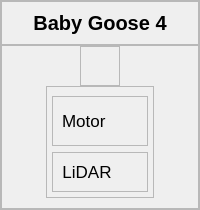
                        <widget class="QFrame" name="card_4">
                         <property name="minimumSize">
                          <size>
                           <width>120</width>
                           <height>0</height>
                          </size>
                         </property>
                         <property name="frameShape">
                          <enum>QFrame::StyledPanel</enum>
                         </property>
                         <property name="frameShadow">
                          <enum>QFrame::Raised</enum>
                         </property>
                         <layout class="QVBoxLayout" name="verticalLayout_30">
                          <property name="spacing">
                           <number>0</number>
                          </property>
                          <property name="leftMargin">
                           <number>0</number>
                          </property>
                          <property name="topMargin">
                           <number>0</number>
                          </property>
                          <property name="rightMargin">
                           <number>0</number>
                          </property>
                          <property name="bottomMargin">
                           <number>0</number>
                          </property>
                          <item>
                           <widget class="QFrame" name="frame_29">
                            <property name="frameShape">
                             <enum>QFrame::StyledPanel</enum>
                            </property>
                            <property name="frameShadow">
                             <enum>QFrame::Raised</enum>
                            </property>
                            <layout class="QHBoxLayout" name="horizontalLayout_20">
                             <item>
                              <widget class="QLabel" name="label_25">
                               <property name="font">
                                <font>
                                 <pointsize>15</pointsize>
                                 <weight>75</weight>
                                 <bold>true</bold>
                                </font>
                               </property>
                               <property name="text">
                                <string>Baby Goose 4</string>
                               </property>
                               <property name="alignment">
                                <set>Qt::AlignCenter</set>
                               </property>
                              </widget>
                             </item>
                            </layout>
                           </widget>
                          </item>
                          <item>
                           <widget class="QFrame" name="frame_36">
                            <property name="sizePolicy">
                             <sizepolicy hsizetype="Preferred" vsizetype="Preferred">
                              <horstretch>0</horstretch>
                              <verstretch>0</verstretch>
                             </sizepolicy>
                            </property>
                            <property name="frameShape">
                             <enum>QFrame::StyledPanel</enum>
                            </property>
                            <property name="frameShadow">
                             <enum>QFrame::Raised</enum>
                            </property>
                            <layout class="QVBoxLayout" name="verticalLayout_34">
                             <property name="spacing">
                              <number>0</number>
                             </property>
                             <property name="leftMargin">
                              <number>0</number>
                             </property>
                             <property name="topMargin">
                              <number>0</number>
                             </property>
                             <property name="rightMargin">
                              <number>0</number>
                             </property>
                             <property name="bottomMargin">
                              <number>10</number>
                             </property>
                             <item alignment="Qt::AlignHCenter|Qt::AlignVCenter">
                              <widget class="QFrame" name="frame_25">
                               <property name="frameShape">
                                <enum>QFrame::StyledPanel</enum>
                               </property>
                               <property name="frameShadow">
                                <enum>QFrame::Raised</enum>
                               </property>
                               <layout class="QHBoxLayout" name="horizontalLayout_26">
                                <item alignment="Qt::AlignHCenter|Qt::AlignVCenter">
                                 <widget class="QLabel" name="label_status_b4">
                                  <property name="minimumSize">
                                   <size>
                                    <width>20</width>
                                    <height>20</height>
                                   </size>
                                  </property>
                                  <property name="maximumSize">
                                   <size>
                                    <width>30</width>
                                    <height>30</height>
                                   </size>
                                  </property>
                                  <property name="font">
                                   <font>
                                    <pointsize>13</pointsize>
                                    <weight>75</weight>
                                    <bold>true</bold>
                                   </font>
                                  </property>
                                  <property name="text">
                                   <string/>
                                  </property>
                                  <property name="alignment">
                                   <set>Qt::AlignCenter</set>
                                  </property>
                                 </widget>
                                </item>
                               </layout>
                              </widget>
                             </item>
                             <item alignment="Qt::AlignHCenter|Qt::AlignVCenter">
                              <widget class="QFrame" name="frame_26">
                               <property name="sizePolicy">
                                <sizepolicy hsizetype="Preferred" vsizetype="Preferred">
                                 <horstretch>0</horstretch>
                                 <verstretch>0</verstretch>
                                </sizepolicy>
                               </property>
                               <property name="minimumSize">
                                <size>
                                 <width>0</width>
                                 <height>84</height>
                                </size>
                               </property>
                               <property name="frameShape">
                                <enum>QFrame::StyledPanel</enum>
                               </property>
                               <property name="frameShadow">
                                <enum>QFrame::Raised</enum>
                               </property>
                               <layout class="QVBoxLayout" name="verticalLayout_35">
                                <property name="leftMargin">
                                 <number>5</number>
                                </property>
                                <property name="rightMargin">
                                 <number>5</number>
                                </property>
                                <property name="bottomMargin">
                                 <number>5</number>
                                </property>
                                <item alignment="Qt::AlignVCenter">
                                 <widget class="QFrame" name="frame_mt_b4">
                                  <property name="sizePolicy">
                                   <sizepolicy hsizetype="Expanding" vsizetype="Preferred">
                                    <horstretch>0</horstretch>
                                    <verstretch>0</verstretch>
                                   </sizepolicy>
                                  </property>
                                  <property name="cursor">
                                   <cursorShape>ArrowCursor</cursorShape>
                                  </property>
                                  <property name="frameShape">
                                   <enum>QFrame::StyledPanel</enum>
                                  </property>
                                  <property name="frameShadow">
                                   <enum>QFrame::Raised</enum>
                                  </property>
                                  <layout class="QHBoxLayout" name="horizontalLayout_33">
                                   <item alignment="Qt::AlignLeft|Qt::AlignVCenter">
                                    <widget class="QLabel" name="label_31">
                                     <property name="font">
                                      <font>
                                       <pointsize>13</pointsize>
                                      </font>
                                     </property>
                                     <property name="text">
                                      <string>Motor</string>
                                     </property>
                                    </widget>
                                   </item>
                                   <item alignment="Qt::AlignRight">
                                    <widget class="QLabel" name="label_mt_b4">
                                     <property name="minimumSize">
                                      <size>
                                       <width>20</width>
                                       <height>30</height>
                                      </size>
                                     </property>
                                     <property name="maximumSize">
                                      <size>
                                       <width>30</width>
                                       <height>40</height>
                                      </size>
                                     </property>
                                     <property name="text">
                                      <string/>
                                     </property>
                                     <property name="pixmap">
                                      <pixmap resource="resources.qrc">:/icons/icons/blueIcons/motor.svg</pixmap>
                                     </property>
                                     <property name="scaledContents">
                                      <bool>true</bool>
                                     </property>
                                     <property name="alignment">
                                      <set>Qt::AlignCenter</set>
                                     </property>
                                    </widget>
                                   </item>
                                  </layout>
                                 </widget>
                                </item>
                                <item alignment="Qt::AlignVCenter">
                                 <widget class="QFrame" name="frame_li_b4">
                                  <property name="sizePolicy">
                                   <sizepolicy hsizetype="Expanding" vsizetype="Preferred">
                                    <horstretch>0</horstretch>
                                    <verstretch>0</verstretch>
                                   </sizepolicy>
                                  </property>
                                  <property name="frameShape">
                                   <enum>QFrame::StyledPanel</enum>
                                  </property>
                                  <property name="frameShadow">
                                   <enum>QFrame::Raised</enum>
                                  </property>
                                  <layout class="QHBoxLayout" name="horizontalLayout_34">
                                   <item alignment="Qt::AlignLeft|Qt::AlignVCenter">
                                    <widget class="QLabel" name="label_32">
                                     <property name="font">
                                      <font>
                                       <pointsize>13</pointsize>
                                      </font>
                                     </property>
                                     <property name="text">
                                      <string>LiDAR</string>
                                     </property>
                                     <property name="alignment">
                                      <set>Qt::AlignCenter</set>
                                     </property>
                                    </widget>
                                   </item>
                                   <item alignment="Qt::AlignHCenter|Qt::AlignVCenter">
                                    <widget class="QLabel" name="label_li_b4">
                                     <property name="minimumSize">
                                      <size>
                                       <width>20</width>
                                       <height>20</height>
                                      </size>
                                     </property>
                                     <property name="maximumSize">
                                      <size>
                                       <width>30</width>
                                       <height>30</height>
                                      </size>
                                     </property>
                                     <property name="text">
                                      <string/>
                                     </property>
                                     <property name="pixmap">
                                      <pixmap resource="resources.qrc">:/icons/icons/blueIcons/radio.svg</pixmap>
                                     </property>
                                     <property name="scaledContents">
                                      <bool>false</bool>
                                     </property>
                                    </widget>
                                   </item>
                                  </layout>
                                 </widget>
                                </item>
                               </layout>
                              </widget>
                             </item>
                            </layout>
                           </widget>
                          </item>
                         </layout>
                        </widget>
